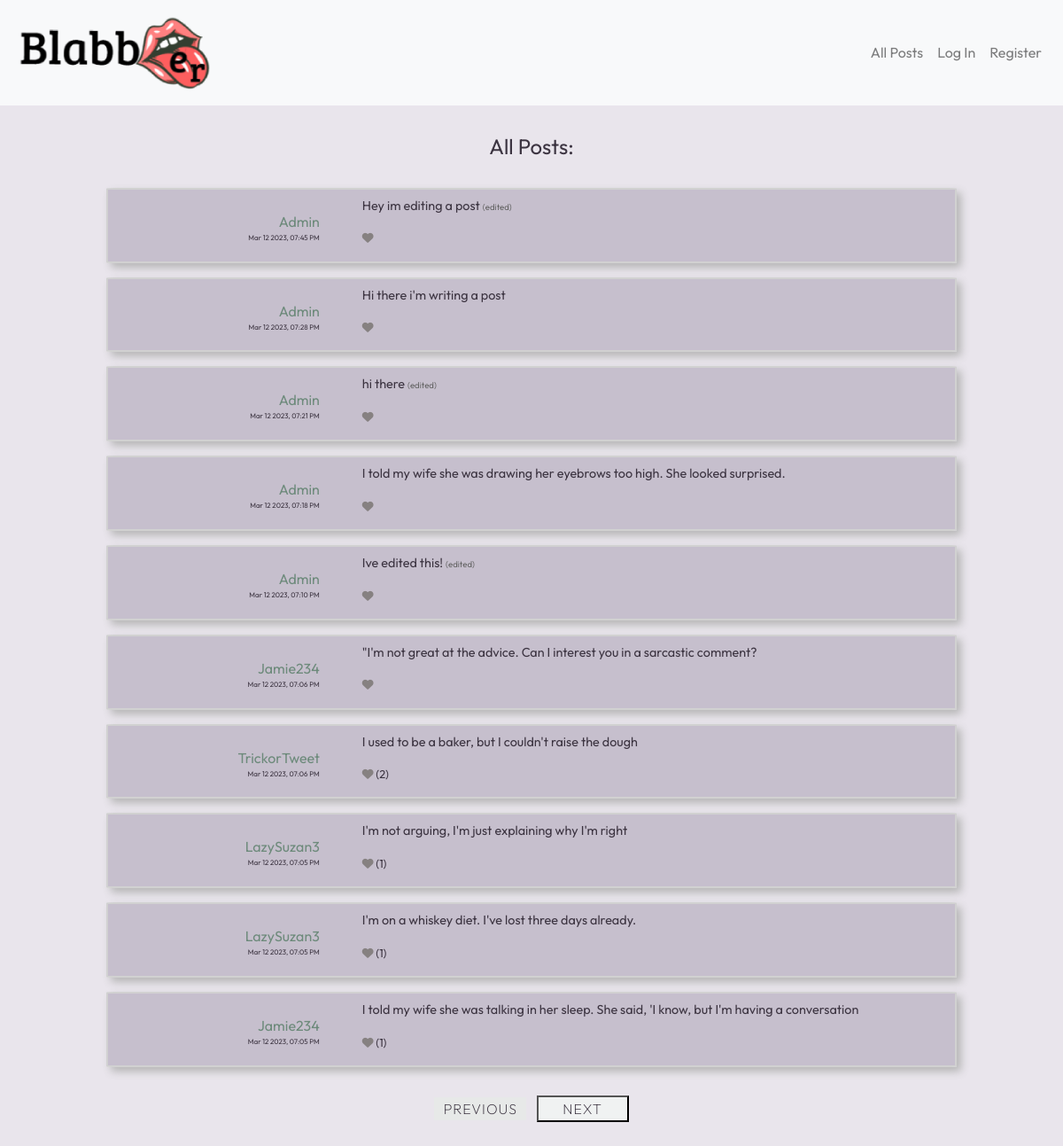
The page / on the database its author committed.
### network/models.py (models this page shows)
class User(AbstractUser):
    pass

### network/views.py (the view)
# urls.py: path("", views.index, name="index"),
def index(request):
    if request.user.is_authenticated:
        context = get_posts(1, request.user, 'Index', logged_in=True)
        form = NewPostForm()
        context['form'] = form
    else:
        context = get_posts(1, None, 'Index', logged_in=False)
    return render(request, "network/index.html", context)

### network/templates/network/index.html (shortened to what this page needs)
{% extends "network/layout.html" %}
{% block body %}
<h4 class="title"> All Posts: </h4>
    <section class="post-section">
        {% for post in posts %}
            <div class="post-group">
                <div class="left-post">
                    <p><a href="{% url 'profile' user_id=post.userid %}">{{post.username}}</a> </p>
                    <p class="time-post">  {{post.timestamp}}</p>
                </div>
                <div class="right-post">
                    <p class="post-post"> {{post.post}}
                        {% if post.edited == True %}
                            <span class="edited">(edited)</span>
                        {% endif %}
                         </p>
                    <p
                    {% if post.user_liked == True %}
                        class="user-liked likes"
                    {% else %}
                        class="user-disliked likes"
                    {% endif %}>
                    <i
                    {% if user.is_authenticated %}
                        class="fa fa-heart like-logged"
                    {% else %}
                        class="fa fa-heart"
                    {% endif %}
                    ></i>
                    <span class="num-likes">{% if post.num_likes > 0 %} ({{post.num_likes}}){% endif %}</span>
                    </p>
                </div>
            </div>
        {% endfor %}
    </section>
    <div class="buttons">
        <button class="load-posts prev-btn" disabled data-page-direction="Previous">Previous</button>
        <button class="load-posts next-btn" {% if next_page == False %} disabled  {% endif %} data-page-direction="Next">Next</button>
    </div>
{% endblock %}

### network/static/network/styles.css (style rules this page uses)
body { background-color: #e9e5ec; color: #3c3441; font-family: "Outfit", sans-serif; font-weight: 400; }
a { color: #6d8a7b; }
h4, #following-no, #followers-no { font-weight: 400; font-style: bold; }
button { color: #3c3441; background-color: #F0F2F2; text-transform: uppercase; font-weight: 200; letter-spacing: 1px; width: 6.5rem; }
button:disabled { background-color: #e7e9e8; border: none; }
.title { text-align: center; margin: 2rem auto 2rem auto; }
p { display: inline; }
.post-group { display: flex; width: 80vw; margin: auto; margin-top: 1rem; border: 2px solid rgb(209, 209, 209); border-radius: 1%; box-shadow: 5px 5px 10px rgb(182, 182, 182); height: auto; background-color: rgba(191, 184, 199, 0.8235294118); overflow: hidden; }
.post-group .left-post { width: 30%; min-width: 5rem; overflow-x: hidden; text-align: right; padding-right: 3rem; padding-left: 1rem; padding-top: 1.5rem; }
.post-group .left-post .time-post { display: block; font-size: 0.5rem; }
.post-group .right-post { width: 70%; }
.post-group .right-post p { font-size: 0.9rem; display: block; }
.post-group .right-post .post-post { padding-top: 0.5rem; }
.post-group .right-post .edited { font-size: 0.6rem; color: #636363; }
.post-group .right-post .likes { font-size: 0.8rem; }
.post-group .right-post .user-disliked i { color: rgb(134, 129, 129); }
.buttons { text-align: center; }
.buttons .load-posts { margin: 2rem 0.25rem 2rem 0.25rem; }

### rows shown on the page
User: username "LazySuzan3", timestamp "Mar 12 2023, 07:05 PM", post "I'm not arguing, I'm just explaining why I'm right", num_likes "1", post "I'm on a whiskey diet. I've lost three days already."
User: username "Jamie234", timestamp "Mar 12 2023, 07:05 PM", post "I told my wife she was talking in her sleep. She said, 'I know, but I'm having a conversation", num_likes "1"

### other values the page prints
{{ post.username }} "Admin" "Admin" "Admin" "Admin" "Admin" "Jamie234" "TrickorTweet"
{{ post.timestamp }} "Mar 12 2023, 07:45 PM" "Mar 12 2023, 07:28 PM" "Mar 12 2023, 07:21 PM" "Mar 12 2023, 07:18 PM" "Mar 12 2023, 07:10 PM" "Mar 12 2023, 07:06 PM" "Mar 12 2023, 07:06 PM"
{{ post.post }} "Hey im editing a post" "Hi there i'm writing a post" "hi there" "I told my wife she was drawing her eyebrows too high. She looked surprised." "Ive edited this!" "\"I'm not great at the advice. Can I interest you in a sarcastic comment?" "I used to be a baker, but I couldn't raise the dough"
{{ post.num_likes }} "2"
